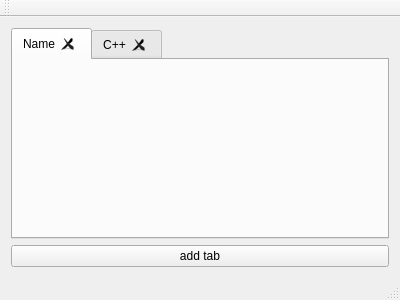
<?xml version="1.0" encoding="UTF-8"?>
<ui version="4.0">
 <class>MainWindow</class>
 <widget class="QMainWindow" name="MainWindow">
  <property name="geometry">
   <rect>
    <x>0</x>
    <y>0</y>
    <width>400</width>
    <height>300</height>
   </rect>
  </property>
  <property name="windowTitle">
   <string>MainWindow</string>
  </property>
  <widget class="QWidget" name="centralWidget">
   <layout class="QVBoxLayout" name="verticalLayout_2">
    <item>
     <layout class="QVBoxLayout" name="verticalLayout">
      <item>
       <widget class="QTabWidget" name="tabWidget">
        <property name="toolTip">
         <string>This is c++</string>
        </property>
        <property name="tabShape">
         <enum>QTabWidget::Rounded</enum>
        </property>
        <property name="currentIndex">
         <number>0</number>
        </property>
        <property name="tabsClosable">
         <bool>true</bool>
        </property>
        <widget class="QWidget" name="tab">
         <attribute name="title">
          <string>Name</string>
         </attribute>
        </widget>
        <widget class="QWidget" name="tab_2">
         <attribute name="title">
          <string>C++</string>
         </attribute>
        </widget>
       </widget>
      </item>
      <item>
       <widget class="QPushButton" name="pushButton">
        <property name="text">
         <string>add tab</string>
        </property>
       </widget>
      </item>
     </layout>
    </item>
   </layout>
  </widget>
  <widget class="QMenuBar" name="menuBar">
   <property name="geometry">
    <rect>
     <x>0</x>
     <y>0</y>
     <width>400</width>
     <height>22</height>
    </rect>
   </property>
  </widget>
  <widget class="QToolBar" name="mainToolBar">
   <attribute name="toolBarArea">
    <enum>TopToolBarArea</enum>
   </attribute>
   <attribute name="toolBarBreak">
    <bool>false</bool>
   </attribute>
  </widget>
  <widget class="QStatusBar" name="statusBar"/>
 </widget>
 <layoutdefault spacing="6" margin="11"/>
 <resources/>
 <connections/>
</ui>
